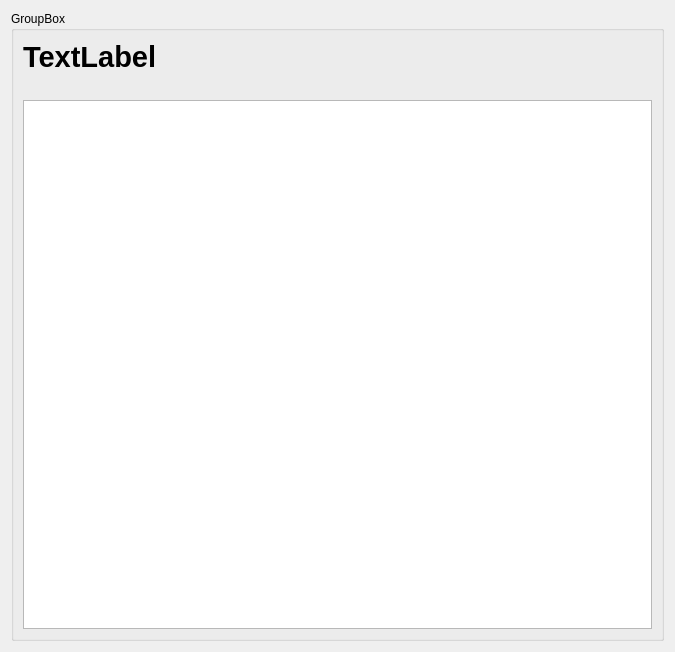
<?xml version="1.0" encoding="UTF-8"?>
<ui version="4.0">
 <class>Form</class>
 <widget class="QWidget" name="Form">
  <property name="geometry">
   <rect>
    <x>0</x>
    <y>0</y>
    <width>675</width>
    <height>652</height>
   </rect>
  </property>
  <property name="windowTitle">
   <string>Form</string>
  </property>
  <layout class="QVBoxLayout" name="verticalLayout">
   <item>
    <widget class="QGroupBox" name="groupBox">
     <property name="sizePolicy">
      <sizepolicy hsizetype="Expanding" vsizetype="Expanding">
       <horstretch>0</horstretch>
       <verstretch>0</verstretch>
      </sizepolicy>
     </property>
     <property name="title">
      <string>GroupBox</string>
     </property>
     <layout class="QVBoxLayout" name="verticalLayout_2">
      <item>
       <widget class="QLabel" name="label">
        <property name="sizePolicy">
         <sizepolicy hsizetype="Preferred" vsizetype="Preferred">
          <horstretch>0</horstretch>
          <verstretch>0</verstretch>
         </sizepolicy>
        </property>
        <property name="maximumSize">
         <size>
          <width>1920</width>
          <height>16777215</height>
         </size>
        </property>
        <property name="font">
         <font>
          <pointsize>22</pointsize>
          <bold>true</bold>
         </font>
        </property>
        <property name="styleSheet">
         <string notr="true">font-size:22pt;</string>
        </property>
        <property name="text">
         <string>TextLabel</string>
        </property>
       </widget>
      </item>
      <item>
       <widget class="QLabel" name="label_2">
        <property name="text">
         <string/>
        </property>
       </widget>
      </item>
      <item>
       <widget class="QTextEdit" name="textEdit">
        <property name="minimumSize">
         <size>
          <width>500</width>
          <height>500</height>
         </size>
        </property>
        <property name="maximumSize">
         <size>
          <width>1920</width>
          <height>16777215</height>
         </size>
        </property>
        <property name="font">
         <font>
          <pointsize>18</pointsize>
         </font>
        </property>
        <property name="styleSheet">
         <string notr="true">font-size:18pt;</string>
        </property>
        <property name="verticalScrollBarPolicy">
         <enum>Qt::ScrollBarAlwaysOff</enum>
        </property>
        <property name="horizontalScrollBarPolicy">
         <enum>Qt::ScrollBarAlwaysOff</enum>
        </property>
        <property name="readOnly">
         <bool>true</bool>
        </property>
        <property name="html">
         <string>&lt;!DOCTYPE HTML PUBLIC &quot;-//W3C//DTD HTML 4.0//EN&quot; &quot;http://www.w3.org/TR/REC-html40/strict.dtd&quot;&gt;
&lt;html&gt;&lt;head&gt;&lt;meta name=&quot;qrichtext&quot; content=&quot;1&quot; /&gt;&lt;meta charset=&quot;utf-8&quot; /&gt;&lt;style type=&quot;text/css&quot;&gt;
p, li { white-space: pre-wrap; }
hr { height: 1px; border-width: 0; }
&lt;/style&gt;&lt;/head&gt;&lt;body style=&quot; font-family:'Segoe UI'; font-size:18pt; font-weight:400; font-style:normal;&quot;&gt;
&lt;p style=&quot;-qt-paragraph-type:empty; margin-top:0px; margin-bottom:0px; margin-left:0px; margin-right:0px; -qt-block-indent:0; text-indent:0px; font-size:15pt;&quot;&gt;&lt;br /&gt;&lt;/p&gt;&lt;/body&gt;&lt;/html&gt;</string>
        </property>
       </widget>
      </item>
     </layout>
    </widget>
   </item>
  </layout>
 </widget>
 <resources/>
 <connections/>
</ui>
